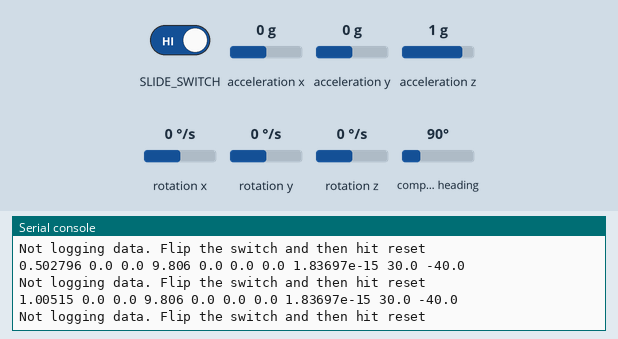
This program was run on a simulated Circuit Playground running CircuitPython. Shown: the last lines printed to the serial console. Inputs (shaded band) come from the test bench; at power-on: compass heading 90°, acceleration x 0 g, acceleration y 0 g, acceleration z 1 g, rotation x 0 °/s, rotation y 0 °/s, rotation z 0 °/s.

Above: at 1.2 s.
1.3 s: compass heading set to 7°
At 1.9 s:
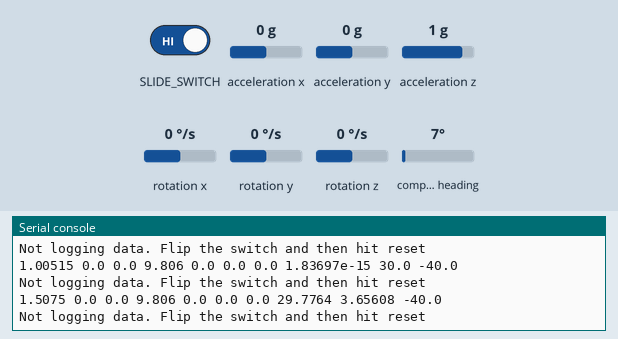
3.5 s: compass heading set to 180°
At 3.9 s:
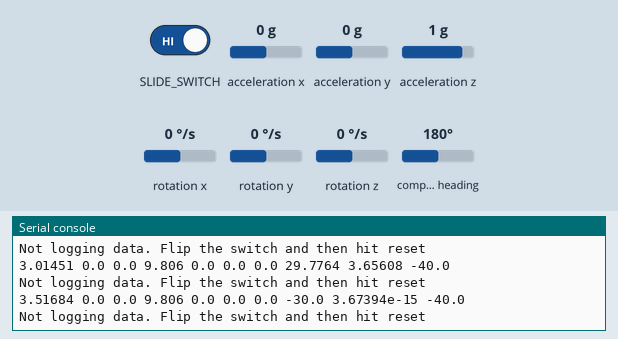
5.5 s: acceleration x set to -1.4 g
At 5.9 s:
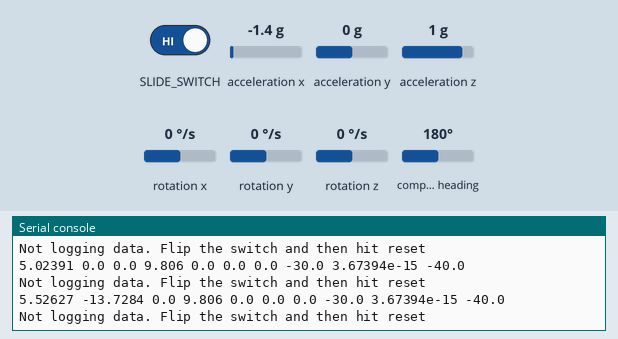
7.0 s: acceleration y set to -1.4 g
At 7.4 s:
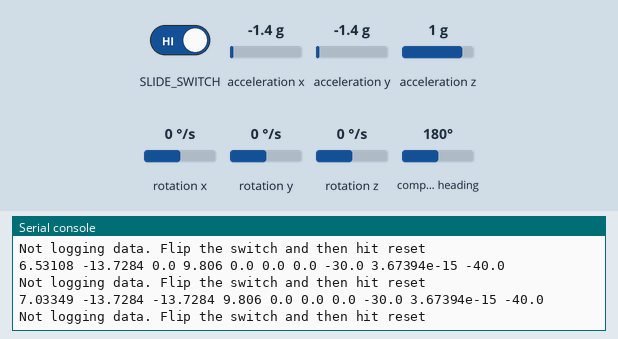
8.5 s: acceleration z set to -1.4 g
At 9.0 s:
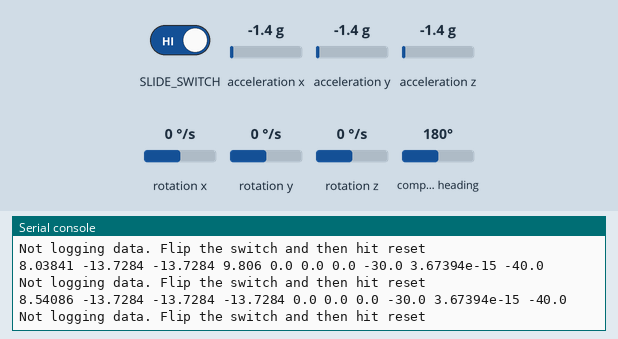

Measured:
- after the input at 1.3 s, the serial console: prints a new line after 0.21 s (image 1)
- after the input at 3.5 s, the serial console: prints a new line at once (image 2)
- after the input at 5.5 s, the serial console: prints a new line at once (image 3)
- after the input at 7.0 s, the serial console: prints a new line at once (image 4)
- after the input at 8.5 s, the serial console: prints a new line at once (image 5)

The program:

doink_write_to_disk.py
```python
import math
import time
import board
import busio
import digitalio
from adafruit_circuitplayground.bluefruit import cpb
import adafruit_lis3mdl # magnetometer
from adafruit_lsm6ds.lsm6ds33 import LSM6DS33 # accel and rate gyro

if cpb.switch == False:
    file = open('Test.txt','w')
else:
    print('Not opening file for writing')

start_time = time.monotonic()

#I@C setup
i2c = board.I2C()                           # tells the CPB we are using I2C
sensor1 = LSM6DS33(i2c)                     # sens 1 is the accel/gyro on I2C
sensor2 = adafruit_lis3mdl.LIS3MDL(i2c)     # sens 2 is the magnetometer on I2C

while time.monotonic() - start_time < 60:
    cpb.led = True
    t = time.monotonic() - start_time
    ax,ay,az = sensor1.acceleration         # acceleration data in 3 axis
    wx,wy,wz = sensor1.gyro                 # rate gyro data in 3 axis
    bx,by,bz = sensor2.magnetic             # magnetometer data in 3 axis
    print(t,ax,ay,az,wx,wy,wz,bx,by,bz)
    if cpb.switch == False:
        print('Writing Data to Disk')
        output = str(t) + " " + str(ax) + " " + str(ay) + " " + str(az) + " " + str(wx) + " " + str(wy) + " " + str(wz) + " " + str(bx) + " " + str(by) + " " + str(bz) + str('\n')
        file.write(output)
        file.flush()
        cpb.led = False
    else:
        print('Not logging data. Flip the switch and then hit reset')
    time.sleep(0.5) #sleep for so many seconds between measurements
```
